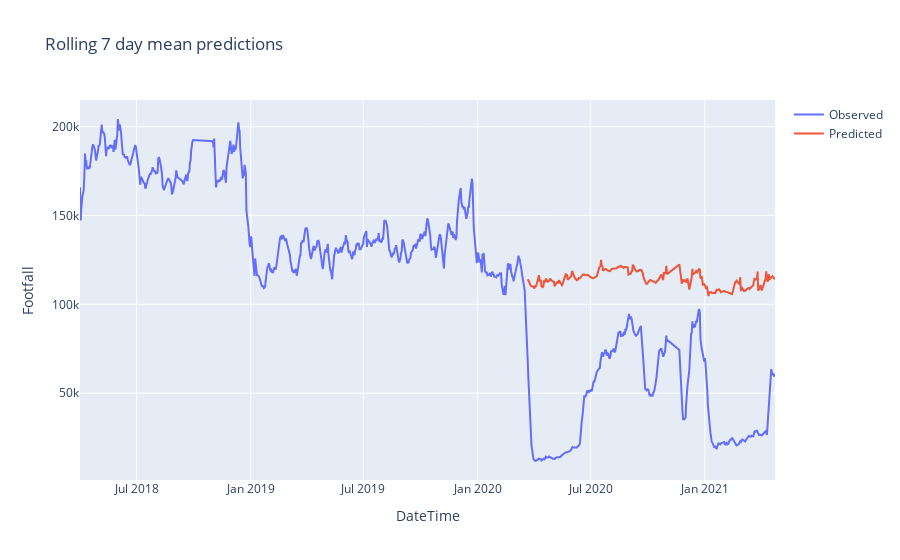

This figure's notebook cell:
### Code cell
yhat = create_prediction_data(model.predict(testX),test)
fulldata = pd.concat([train,test], axis=0)

funcs = [daily_predicted_chart,weekly_predicted_chart,monthly_predicted_chart]
figs = []
fulldata['roll_7_mean'] = fulldata['var1(t)'].rolling(7).mean()
for func in funcs:
	fig = func(yhat,fulldata)
	fig.write_image(f"../images/Model1Validation.png")
	figs.append(fig)

figs[0].show()

### Figure 1 — Plotly figure (JSON) as saved in the notebook; plotly's stock layout.template omitted (floating-point values rounded to 4 significant figures; data arrays with more than 128 entries replaced by an {"elided": "..."} marker saying what was removed)
{"data": [{"name": "Observed", "type": "scatter", "x": {"elided": "1048 str values"}, "y": {"elided": "1048 float values"}}, {"name": "Predicted", "type": "scatter", "x": {"elided": "373 str values"}, "y": {"elided": "373 float values"}}], "layout": {"title": {"text": "Rolling 7 day mean predictions"}, "xaxis": {"anchor": "y", "domain": [0.0, 1.0], "title": {"text": "DateTime"}}, "yaxis": {"anchor": "x", "domain": [0.0, 1.0], "title": {"text": "Footfall"}}}}
